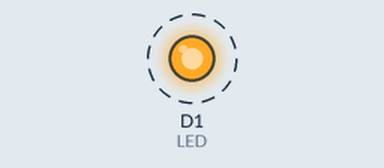
Simulated run of this sketch. Board: ESP8266 (NodeMCU). On the bench: output pins drawn as LEDs (lit = HIGH). Dashed ring = blinking. What the sketch prints to the serial monitor is not drawn.

Above: at 0.5 s.
Timing chart, 0 to 4.6 s (numbered marks = the images above):
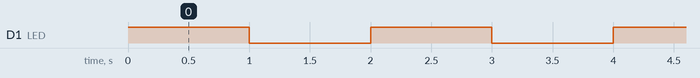

The sketch:

blink.ino
```cpp
#define LED D1
void setup() {
  pinMode(LED, OUTPUT);
}

void loop() {
  digitalWrite(LED, HIGH);
  Serial.println("HIGH");
  delay(1000);
  digitalWrite(LED, LOW);
  Serial.println("LOW");
  delay(1000);
}
```

Measured:
- by itself, D1 (LED): alternates HIGH for 1.0 s and LOW for 1.0 s
